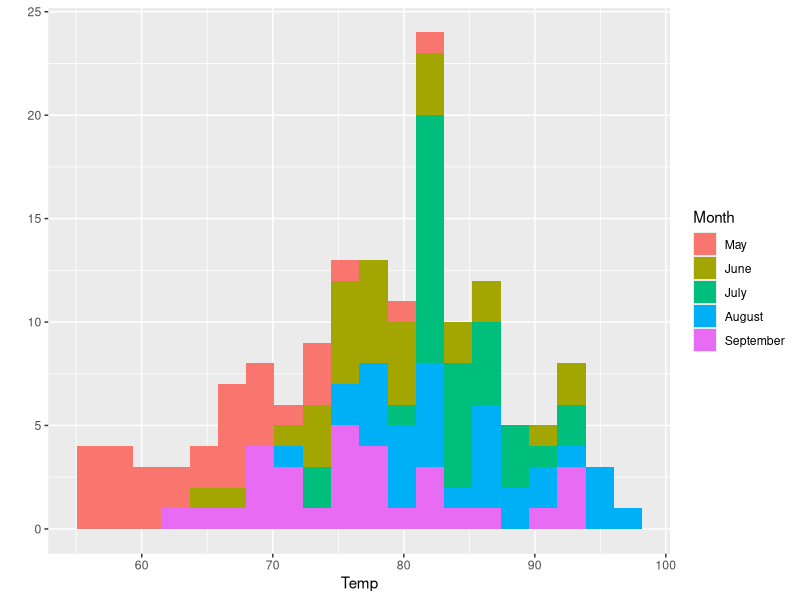
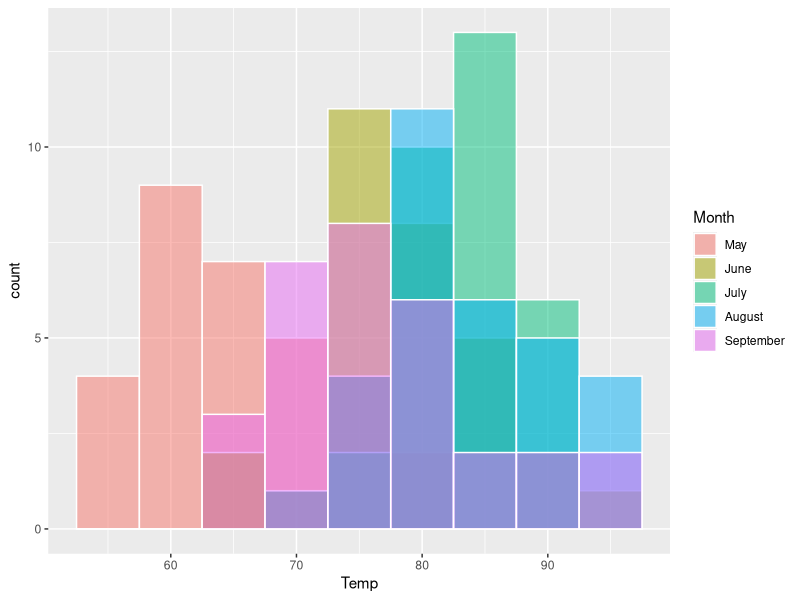
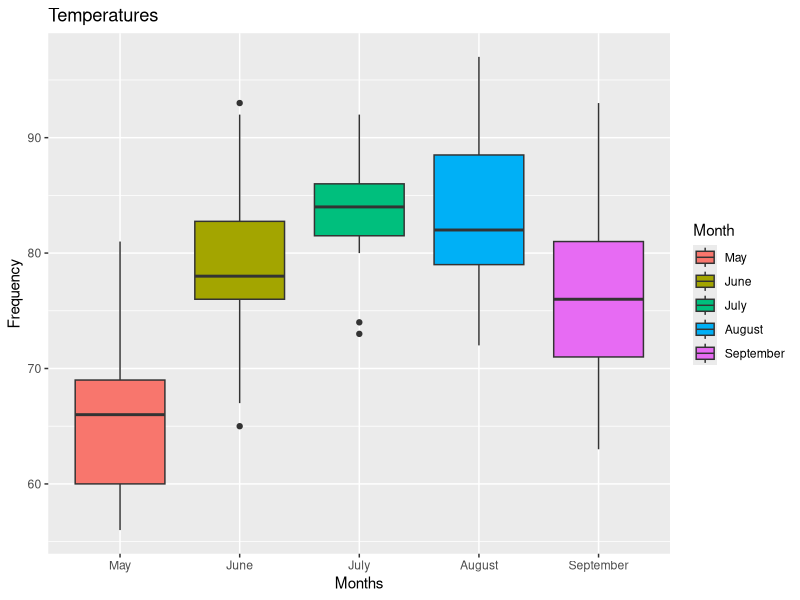
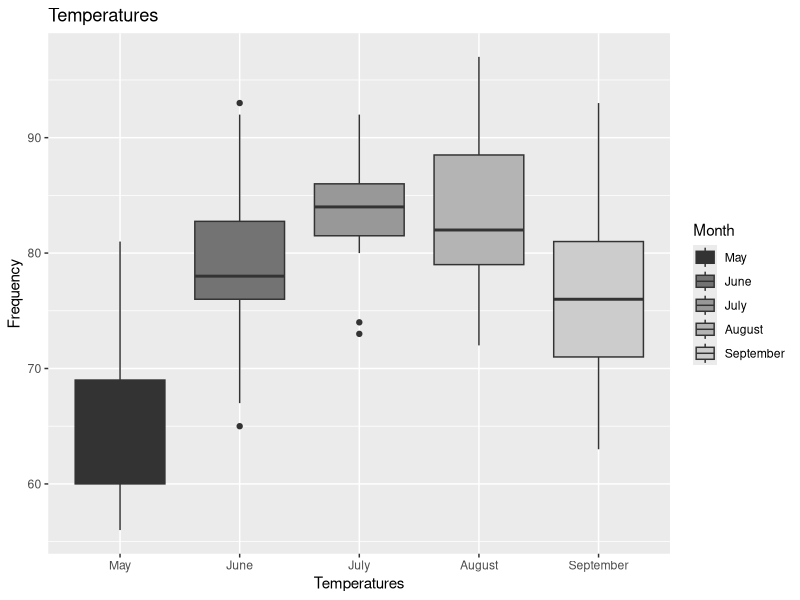
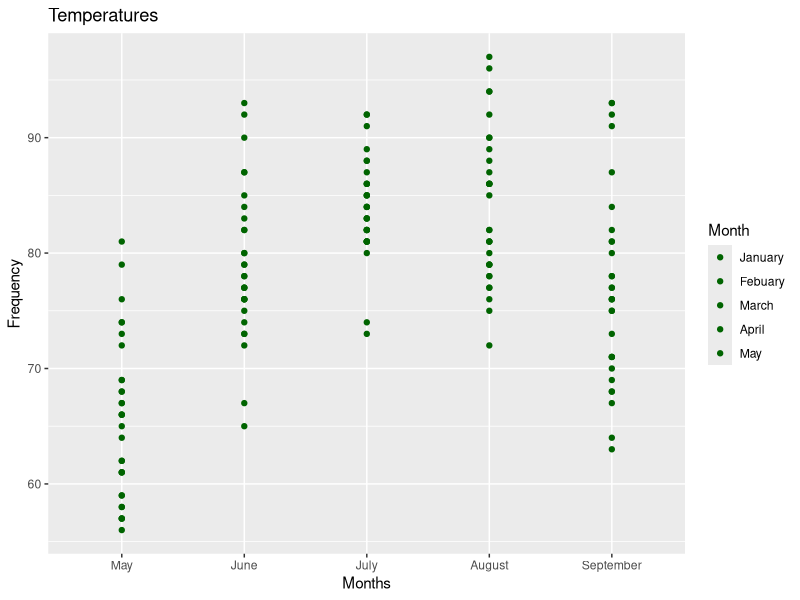

Write the R code that produced these figures, in order.
## ---- chunk 1
# Install required packages
library("tidyverse")

## ---- chunk 2
str(airquality)

## ---- chunk 3
mean(airquality$Temp)
## ---- chunk 4
mean(airquality[,4])
## ---- chunk 5
median(airquality$Temp)
## ---- chunk 6
sd(airquality$Wind)
## ---- chunk 7
var(airquality$Wind)
## ---- chunk 8
airquality$Month[airquality$Month == 5]<- "May"
airquality$Month[airquality$Month == 6]<- "June"
airquality$Month[airquality$Month == 7]<- "July"
airquality$Month[airquality$Month == 8]<- "August"
airquality$Month[airquality$Month == 9]<- "September"
## ---- chunk 9
str(airquality)
## ---- chunk 10
summary(airquality)
## ---- chunk 11
airquality$Month<-factor(airquality$Month, levels=c("May", "June","July", "August", "September"))
## ---- chunk 12
p1 <- qplot(data = airquality,Temp,fill = Month,geom = "histogram", bins = 20)
p1
## ---- chunk 13
p2 <- airquality %>%
  ggplot(aes(x=Temp, fill=Month)) +
  geom_histogram(position="identity", alpha = 0.5, binwidth = 5, color = "white")+
  scale_fill_discrete(name = "Month", labels = c("May", "June","July", "August", "September"))

p2
## ---- chunk 14
p3 <- airquality %>%
  ggplot(aes(Month, Temp, fill = Month)) + 
  ggtitle("Temperatures") +
  xlab("Months") +
  ylab("Frequency") +
  geom_boxplot() +
  scale_fill_discrete(name = "Month", labels = c("May", "June","July", "August", "September"))
p3 
## ---- chunk 15
p4 <- airquality %>%
  ggplot(aes(Month, Temp, fill = Month)) + 
  ggtitle("Temperatures") +
  xlab("Temperatures") +
  ylab("Frequency") +
  geom_boxplot()+
  scale_fill_grey(name = "Month", labels = c("May", "June","July", "August", "September"))
p4
## ---- chunk 16
p4 <- airquality %>%
  ggplot(aes(Month, Temp, fill = Month)) + 
  ggtitle("Temperatures") +
  xlab("Months") +
  ylab("Frequency") +
  geom_point(color="darkgreen")+
  scale_fill_discrete(name = "Month", labels = c("January", "Febuary","March", "April", "May"))
p4
